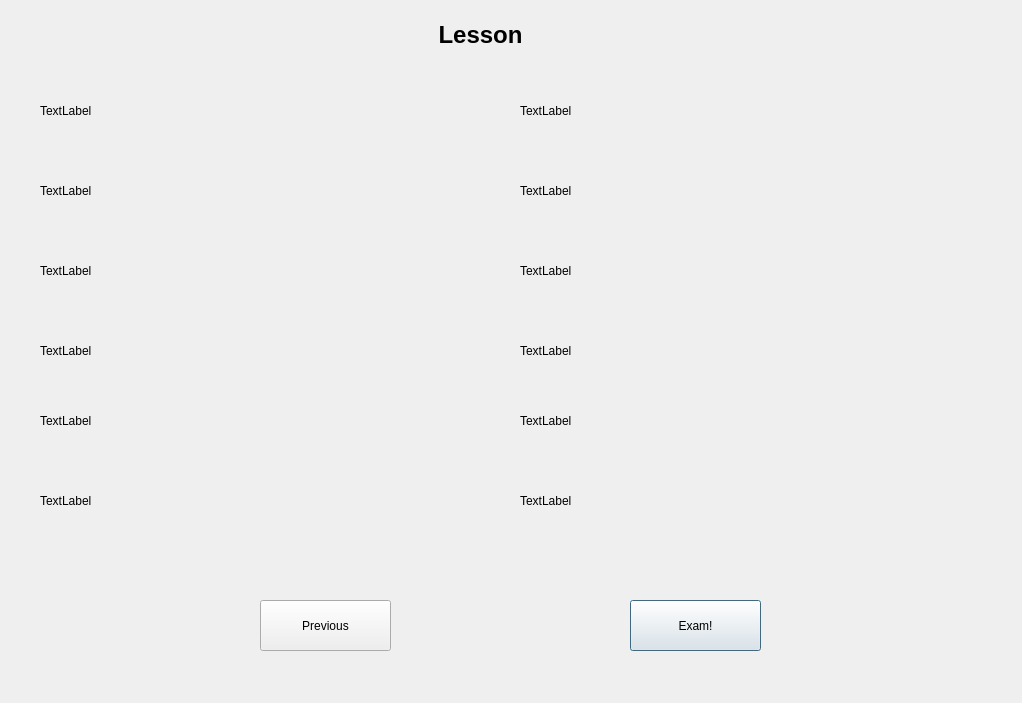
<?xml version="1.0" encoding="UTF-8"?>
<ui version="4.0">
 <class>third</class>
 <widget class="QDialog" name="third">
  <property name="geometry">
   <rect>
    <x>0</x>
    <y>0</y>
    <width>1022</width>
    <height>703</height>
   </rect>
  </property>
  <property name="windowTitle">
   <string>Dialog</string>
  </property>
  <widget class="QLabel" name="lesson">
   <property name="geometry">
    <rect>
     <x>390</x>
     <y>0</y>
     <width>181</width>
     <height>71</height>
    </rect>
   </property>
   <property name="font">
    <font>
     <bold>true</bold>
    </font>
   </property>
   <property name="text">
    <string>&lt;html&gt;&lt;head/&gt;&lt;body&gt;&lt;p align=&quot;center&quot;&gt;&lt;span style=&quot; font-size:18pt;&quot;&gt;Lesson&lt;/span&gt;&lt;/p&gt;&lt;/body&gt;&lt;/html&gt;</string>
   </property>
  </widget>
  <widget class="QLabel" name="label">
   <property name="geometry">
    <rect>
     <x>40</x>
     <y>80</y>
     <width>471</width>
     <height>61</height>
    </rect>
   </property>
   <property name="text">
    <string>TextLabel</string>
   </property>
  </widget>
  <widget class="QLabel" name="label_2">
   <property name="geometry">
    <rect>
     <x>40</x>
     <y>160</y>
     <width>471</width>
     <height>61</height>
    </rect>
   </property>
   <property name="text">
    <string>TextLabel</string>
   </property>
  </widget>
  <widget class="QLabel" name="label_3">
   <property name="geometry">
    <rect>
     <x>520</x>
     <y>80</y>
     <width>471</width>
     <height>61</height>
    </rect>
   </property>
   <property name="text">
    <string>TextLabel</string>
   </property>
  </widget>
  <widget class="QLabel" name="label_4">
   <property name="geometry">
    <rect>
     <x>520</x>
     <y>160</y>
     <width>471</width>
     <height>61</height>
    </rect>
   </property>
   <property name="text">
    <string>TextLabel</string>
   </property>
  </widget>
  <widget class="QLabel" name="label_5">
   <property name="geometry">
    <rect>
     <x>40</x>
     <y>240</y>
     <width>471</width>
     <height>61</height>
    </rect>
   </property>
   <property name="text">
    <string>TextLabel</string>
   </property>
  </widget>
  <widget class="QLabel" name="label_6">
   <property name="geometry">
    <rect>
     <x>520</x>
     <y>240</y>
     <width>471</width>
     <height>61</height>
    </rect>
   </property>
   <property name="text">
    <string>TextLabel</string>
   </property>
  </widget>
  <widget class="QLabel" name="label_7">
   <property name="geometry">
    <rect>
     <x>40</x>
     <y>320</y>
     <width>471</width>
     <height>61</height>
    </rect>
   </property>
   <property name="text">
    <string>TextLabel</string>
   </property>
  </widget>
  <widget class="QLabel" name="label_8">
   <property name="geometry">
    <rect>
     <x>520</x>
     <y>320</y>
     <width>471</width>
     <height>61</height>
    </rect>
   </property>
   <property name="text">
    <string>TextLabel</string>
   </property>
  </widget>
  <widget class="QLabel" name="label_9">
   <property name="geometry">
    <rect>
     <x>40</x>
     <y>390</y>
     <width>471</width>
     <height>61</height>
    </rect>
   </property>
   <property name="text">
    <string>TextLabel</string>
   </property>
  </widget>
  <widget class="QLabel" name="label_10">
   <property name="geometry">
    <rect>
     <x>520</x>
     <y>390</y>
     <width>471</width>
     <height>61</height>
    </rect>
   </property>
   <property name="text">
    <string>TextLabel</string>
   </property>
  </widget>
  <widget class="QLabel" name="label_11">
   <property name="geometry">
    <rect>
     <x>40</x>
     <y>470</y>
     <width>471</width>
     <height>61</height>
    </rect>
   </property>
   <property name="text">
    <string>TextLabel</string>
   </property>
  </widget>
  <widget class="QLabel" name="label_12">
   <property name="geometry">
    <rect>
     <x>520</x>
     <y>460</y>
     <width>471</width>
     <height>81</height>
    </rect>
   </property>
   <property name="text">
    <string>TextLabel</string>
   </property>
  </widget>
  <widget class="QPushButton" name="pushButton">
   <property name="geometry">
    <rect>
     <x>630</x>
     <y>600</y>
     <width>131</width>
     <height>51</height>
    </rect>
   </property>
   <property name="text">
    <string>Exam!</string>
   </property>
  </widget>
  <widget class="QPushButton" name="pushButton_2">
   <property name="geometry">
    <rect>
     <x>260</x>
     <y>600</y>
     <width>131</width>
     <height>51</height>
    </rect>
   </property>
   <property name="text">
    <string>Previous</string>
   </property>
  </widget>
 </widget>
 <resources/>
 <connections/>
</ui>
